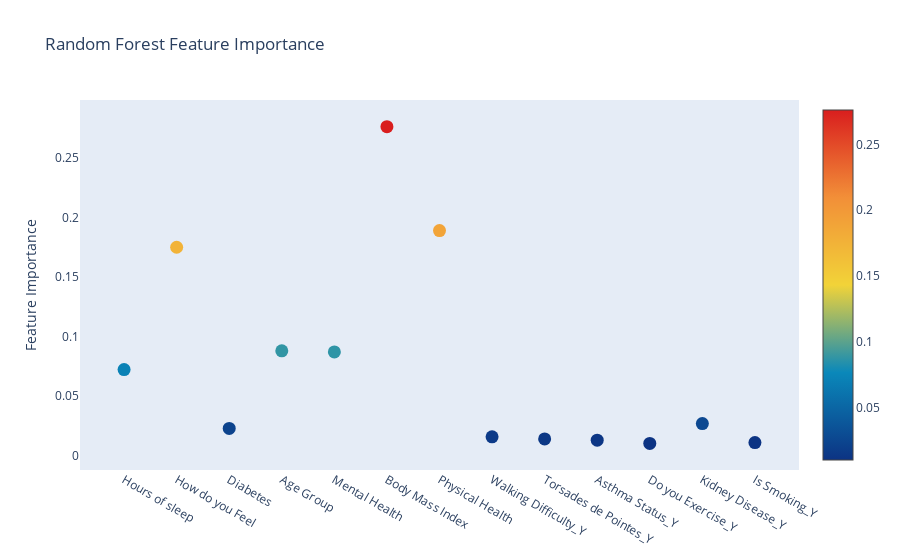

The code cell stored with this chart in its notebook:
### Code cell
import plotly.offline as py
import plotly.graph_objs as go
# Scatter plot 
trace = go.Scatter(
    y = rf_clf.feature_importances_,
    x = medcenter_df.columns.values,
    mode = 'markers',
    marker = dict(
        sizemode = 'diameter',
        sizeref = 1,
        size = 13,
        #size= rf.feature_importances_,
        #color = np.random.randn(500), #set color equal to a variable
        color = rf_clf.feature_importances_,
        colorscale = 'Portland',
        showscale = True
    ),
    text = medcenter_df.columns.values
)
data = [trace]

layout = go.Layout(
    autosize = True,
    title = 'Random Forest Feature Importance',
    hovermode = 'closest',
    xaxis = dict(
        ticklen = 5,
        showgrid = False,
        zeroline = False,
        showline = False
    ),
    yaxis = dict(
        title = 'Feature Importance',
        showgrid = False,
        zeroline = False,
        ticklen = 5,
        gridwidth = 2
    ),
    showlegend = False
)
fig = go.Figure(data = data, layout = layout)
py.iplot(fig, filename = 'scatter_rfclf_01')

### Figure 1 — Plotly figure (JSON) as saved in the notebook; plotly's stock layout.template omitted (floating-point values rounded to 4 significant figures)
{"data": [{"marker": {"color": [0.07214, 0.1749, 0.02277, 0.08787, 0.08699, 0.2762, 0.1889, 0.01567, 0.0139, 0.01291, 0.01019, 0.02678, 0.01085], "colorscale": [[0, "rgb(12,51,131)"], [0.25, "rgb(10,136,186)"], [0.5, "rgb(242,211,56)"], [0.75, "rgb(242,143,56)"], [1, "rgb(217,30,30)"]], "showscale": true, "size": 13, "sizemode": "diameter", "sizeref": 1}, "mode": "markers", "text": ["Hours of sleep", "How do you Feel", "Diabetes", "Age Group", "Mental Health", "Body Mass Index", "Physical Health", "Walking Difficulty_Y", "Torsades de Pointes_Y", "Asthma Status_Y", "Do you Exercise_Y", "Kidney Disease_Y", "Is Smoking_Y", "History of Stroke_Y"], "type": "scatter", "x": ["Hours of sleep", "How do you Feel", "Diabetes", "Age Group", "Mental Health", "Body Mass Index", "Physical Health", "Walking Difficulty_Y", "Torsades de Pointes_Y", "Asthma Status_Y", "Do you Exercise_Y", "Kidney Disease_Y", "Is Smoking_Y", "History of Stroke_Y"], "y": [0.07214, 0.1749, 0.02277, 0.08787, 0.08699, 0.2762, 0.1889, 0.01567, 0.0139, 0.01291, 0.01019, 0.02678, 0.01085]}], "layout": {"autosize": true, "hovermode": "closest", "showlegend": false, "title": {"text": "Random Forest Feature Importance"}, "xaxis": {"showgrid": false, "showline": false, "ticklen": 5, "zeroline": false}, "yaxis": {"gridwidth": 2, "showgrid": false, "ticklen": 5, "title": {"text": "Feature Importance"}, "zeroline": false}}}
